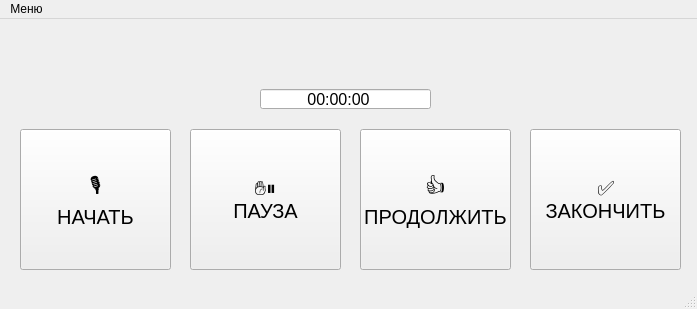
<?xml version="1.0" encoding="UTF-8"?>
<ui version="4.0">
 <class>MainWindow</class>
 <widget class="QMainWindow" name="MainWindow">
  <property name="geometry">
   <rect>
    <x>0</x>
    <y>0</y>
    <width>697</width>
    <height>309</height>
   </rect>
  </property>
  <property name="windowTitle">
   <string>MainWindow</string>
  </property>
  <widget class="QWidget" name="centralwidget">
   <widget class="QPushButton" name="pushButton">
    <property name="geometry">
     <rect>
      <x>20</x>
      <y>110</y>
      <width>151</width>
      <height>141</height>
     </rect>
    </property>
    <property name="font">
     <font>
      <pointsize>15</pointsize>
     </font>
    </property>
    <property name="layoutDirection">
     <enum>Qt::LeftToRight</enum>
    </property>
    <property name="text">
     <string extracomment="НАЧАТЬ ЗАПИСЬ">🎙️
НАЧАТЬ</string>
    </property>
   </widget>
   <widget class="QPushButton" name="pushButton_2">
    <property name="geometry">
     <rect>
      <x>190</x>
      <y>110</y>
      <width>151</width>
      <height>141</height>
     </rect>
    </property>
    <property name="font">
     <font>
      <pointsize>15</pointsize>
     </font>
    </property>
    <property name="text">
     <string>✋⏸️
ПАУЗА</string>
    </property>
   </widget>
   <widget class="QPushButton" name="pushButton_3">
    <property name="geometry">
     <rect>
      <x>530</x>
      <y>110</y>
      <width>151</width>
      <height>141</height>
     </rect>
    </property>
    <property name="font">
     <font>
      <pointsize>15</pointsize>
     </font>
    </property>
    <property name="text">
     <string>✅
ЗАКОНЧИТЬ</string>
    </property>
   </widget>
   <widget class="QLineEdit" name="lineEdit">
    <property name="geometry">
     <rect>
      <x>260</x>
      <y>70</y>
      <width>171</width>
      <height>20</height>
     </rect>
    </property>
    <property name="font">
     <font>
      <pointsize>12</pointsize>
     </font>
    </property>
    <property name="text">
     <string>          00:00:00</string>
    </property>
   </widget>
   <widget class="QPushButton" name="pushButton_4">
    <property name="geometry">
     <rect>
      <x>360</x>
      <y>110</y>
      <width>151</width>
      <height>141</height>
     </rect>
    </property>
    <property name="font">
     <font>
      <pointsize>15</pointsize>
     </font>
    </property>
    <property name="text">
     <string>👍
ПРОДОЛЖИТЬ</string>
    </property>
   </widget>
  </widget>
  <widget class="QMenuBar" name="menubar">
   <property name="geometry">
    <rect>
     <x>0</x>
     <y>0</y>
     <width>697</width>
     <height>21</height>
    </rect>
   </property>
   <widget class="QMenu" name="menu">
    <property name="title">
     <string>Меню</string>
    </property>
    <addaction name="action_3"/>
   </widget>
   <addaction name="menu"/>
  </widget>
  <widget class="QStatusBar" name="statusbar"/>
  <action name="action_2">
   <property name="text">
    <string>рр</string>
   </property>
  </action>
  <action name="action_3">
   <property name="text">
    <string>Экспорт каталога</string>
   </property>
  </action>
 </widget>
 <resources/>
 <connections/>
</ui>
